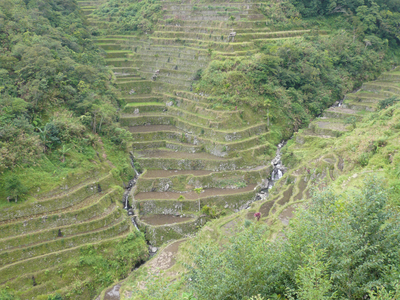
#> input picture my_contrib/test_dataset/100301.png, 400 x 300 px, given in place of 127500.png, which was not available
$ python call_sift.py
#> lines starting #> are read from the running program, lines starting #| are printed output that depends on the picture; after the words box and inside, x2 and y2 are one past the last pixel; in counts of white or black regions, pixels touching at a corner belong together; pictures that were not available may be replaced by others from this repository, and a replacement may not be noted
### my_contrib/search.py
from colordescriptor import ColorDescriptor
from searcher import Searcher
import argparse
import cv2

class Search:
	def __init__(self,image_name,path):
		self.name=image_name
		self.file_path=path
		#path of your folder containing images
		self.data_path='/home/farhan/project/CBIR/my_contrib/test_dataset'

	def main_search(self):
		cd = ColorDescriptor((8, 12, 3))

		# load the query image and describe it
		query = cv2.imread('test_dataset/'+self.name)
#> query is the input picture: shape (300, 400, 3); mean B, G, R 106.1, 144.4, 131.7
		features = cd.describe(query)

		# perform the search
		searcher = Searcher(self.file_path)
		results = searcher.search(features)

		# display the query
		cv2.imshow("Query",query)

		# loop over the results
		for (score, resultID) in results:
			# load the result image and display it
			result = cv2.imread(self.data_path + "/" + resultID)
			r=300.0/result.shape[1]
			dim=(300,int(result.shape[0]*r))
			resized = cv2.resize(result, dim, interpolation = cv2.INTER_AREA)
			cv2.imshow("RESULT", resized)
			cv2.waitKey(0)
			cv2.destroyAllWindows()

### my_contrib/colordescriptor.py

# import the necessary packages
import numpy as np
import cv2

class ColorDescriptor:
	def __init__(self, bins):
		# store the number of bins for the 3D histogram
		self.bins = bins

	def describe(self, image):
		# convert the image to the HSV color space and initialize
		# the features used to quantify the image
		image = cv2.cvtColor(image, cv2.COLOR_BGR2HSV)
#> image: shape (300, 400, 3); mean H, S, V 41.4, 70.2, 145.3
		features = []

		# grab the dimensions and compute the center of the image
		(h, w) = image.shape[:2]
#> h = 300; w = 400
		(cX, cY) = (int(w * 0.5), int(h * 0.5))
#> cX = 200; cY = 150

		# divide the image into four rectangles/segments (top-left,
		# top-right, bottom-right, bottom-left)
		segments = [(0, cX, 0, cY), (cX, w, 0, cY), (cX, w, cY, h),
			(0, cX, cY, h)]

		# construct an elliptical mask representing the center of the
		# image
		(axesX, axesY) = (int(w * 0.75) / 2, int(h * 0.75) / 2)
#> axesX = 150; axesY = 112.5
		ellipMask = np.zeros(image.shape[:2], dtype = "uint8")
		cv2.ellipse(ellipMask, (cX, cY), (axesX, axesY), 0, 0, 360, 255, -1)
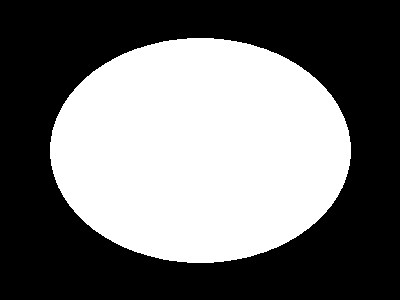
#> ellipMask: shape (300, 400); 44.2% white; 1 white region, box (x1, y1, x2, y2) and area: (50, 38, 351, 263) 53083

		# loop over the segments
		for (startX, endX, startY, endY) in segments:
			# construct a mask for each corner of the image, subtracting
			# the elliptical center from it
			cornerMask = np.zeros(image.shape[:2], dtype = "uint8")
			cv2.rectangle(cornerMask, (startX, startY), (endX, endY), 255, -1)
			cornerMask = cv2.subtract(cornerMask, ellipMask)

			# extract a color histogram from the image, then update the
			# feature vector
			hist = self.histogram(image, cornerMask)
			features.extend(hist)
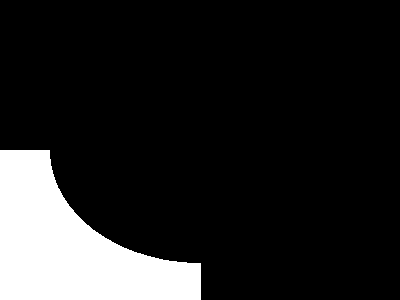
#> cornerMask: shape (300, 400); 14% white; 1 white region, box (x1, y1, x2, y2) and area: (0, 150, 201, 300) 16745
#> after the loop, features = 1152 values, max 0.636 at index 79, min 0 at index 6, mean 0.0114

		# extract a color histogram from the elliptical region and
		# update the feature vector
		hist = self.histogram(image, ellipMask)
#> hist = 288 values, max 0.602 at index 46, min 0 at index 9, mean 0.0117
#> in main_search, `features = cd.describe(query)`: features = 1440 values, max 0.636 at index 79, min 0 at index 6, mean 0.0115
		features.extend(hist)

		# return the feature vector
		return features

	def histogram(self, image, mask):
		# extract a 3D color histogram from the masked region of the
		# image, using the supplied number of bins per channel; then
		# normalize the histogram
		hist = cv2.calcHist([image], [0, 1, 2], mask, self.bins,
			[0, 180, 0, 256, 0, 256])
		hist = cv2.normalize(hist,hist).flatten()

		# return the histogram
		return hist

### my_contrib/searcher.py
# import the necessary packages
import numpy as np
import csv

class Searcher:
	def __init__(self, indexPath):
		# store our index path
		self.indexPath = indexPath

	def search(self, queryFeatures, limit = 6):
		# initialize our dictionary of results
		results = {}

		# open the index file for reading
#> (the run stopped early here; a loop or call above may not have finished)

$ run again, on my_contrib/test_dataset/102202.png
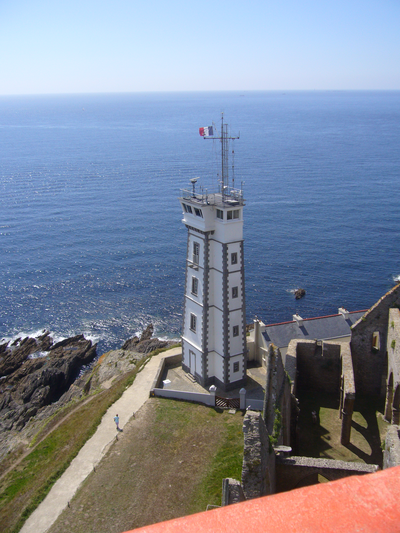
#> input picture my_contrib/test_dataset/102202.png, 400 x 533 px, given in place of 127500.png, which was not available
#> in main_search, query is the input picture: shape (533, 400, 3); mean B, G, R 152.2, 134.9, 126.2
#> image: shape (533, 400, 3); mean H, S, V 83.4, 82.2, 165.9
#> in describe, `cv2.ellipse(ellipMask, (cX, cY), (axesX, axesY), 0, 0, 360, 255, -1)`:
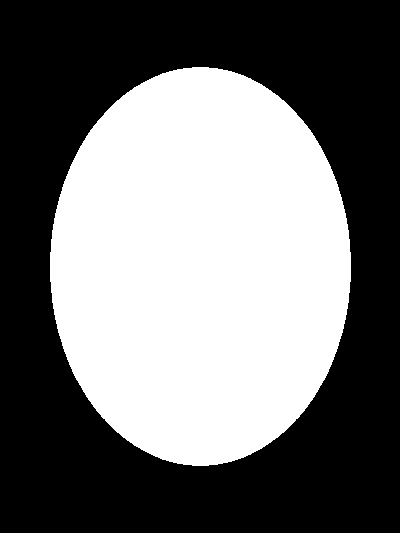
#> ellipMask: shape (533, 400); 44.2% white; 1 white region, box (x1, y1, x2, y2) and area: (50, 67, 351, 466) 94181
#> after the loop in describe, `for (startX, endX, startY, endY) in segments:`: features = 1152 values, max 0.666 at index 152, min 0 at index 0, mean 0.0115
#> in describe, `hist = self.histogram(image, ellipMask)`: hist = 288 values, max 0.678 at index 158, min 0 at index 26, mean 0.013
#> in main_search, `features = cd.describe(query)`: features = 1440 values, max 0.678 at index 1310, min 0 at index 0, mean 0.0118

$ run again, on my_contrib/test_dataset/102701.png
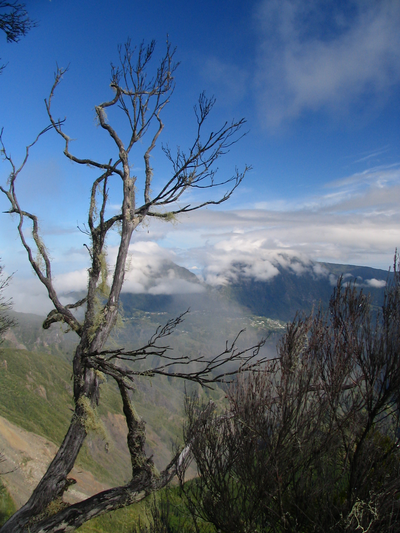
#> input picture my_contrib/test_dataset/102701.png, 400 x 533 px, given in place of 127500.png, which was not available
#> in main_search, query is the input picture: shape (533, 400, 3); mean B, G, R 123.9, 102.4, 83.9
#> image: shape (533, 400, 3); mean H, S, V 81.6, 91.4, 129.6
#> in describe, `cv2.ellipse(ellipMask, (cX, cY), (axesX, axesY), 0, 0, 360, 255, -1)`:
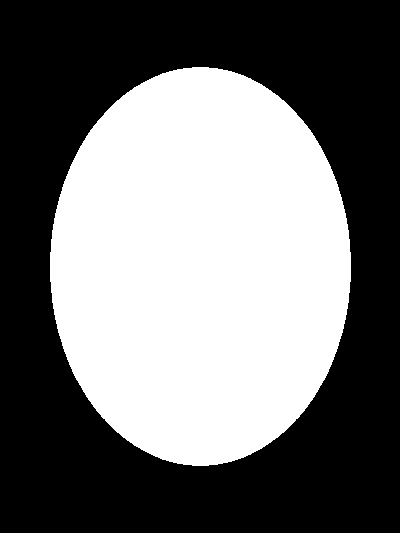
#> ellipMask: shape (533, 400); 44.2% white; 1 white region, box (x1, y1, x2, y2) and area: (50, 67, 351, 466) 94181
#> after the loop in describe, `for (startX, endX, startY, endY) in segments:`: features = 1152 values, max 0.707 at index 172, min 0 at index 2, mean 0.0135
#> in describe, `hist = self.histogram(image, ellipMask)`: hist = 288 values, max 0.531 at index 167, min 0 at index 14, mean 0.0201
#> in main_search, `features = cd.describe(query)`: features = 1440 values, max 0.707 at index 172, min 0 at index 2, mean 0.0148
